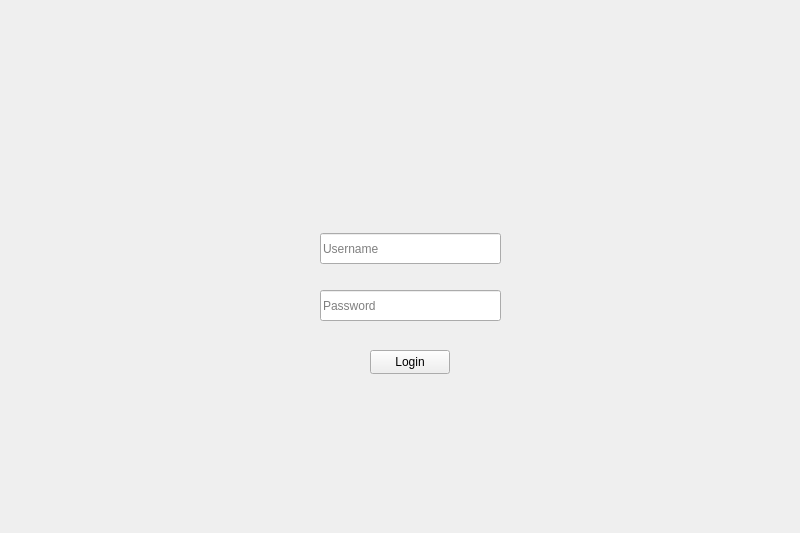
<?xml version="1.0" encoding="UTF-8"?>
<ui version="4.0">
 <class>MainWindow</class>
 <widget class="QMainWindow" name="MainWindow">
  <property name="geometry">
   <rect>
    <x>0</x>
    <y>0</y>
    <width>800</width>
    <height>533</height>
   </rect>
  </property>
  <property name="minimumSize">
   <size>
    <width>800</width>
    <height>533</height>
   </size>
  </property>
  <property name="maximumSize">
   <size>
    <width>800</width>
    <height>533</height>
   </size>
  </property>
  <property name="windowTitle">
   <string>Login</string>
  </property>
  <widget class="QWidget" name="centralwidget">
   <widget class="QLabel" name="label">
    <property name="geometry">
     <rect>
      <x>0</x>
      <y>0</y>
      <width>801</width>
      <height>541</height>
     </rect>
    </property>
    <property name="text">
     <string/>
    </property>
    <property name="pixmap">
     <pixmap resource="assets.qrc">:/assets/assets/background.jpg</pixmap>
    </property>
    <property name="scaledContents">
     <bool>true</bool>
    </property>
   </widget>
   <widget class="QPushButton" name="loginButton">
    <property name="geometry">
     <rect>
      <x>370</x>
      <y>350</y>
      <width>80</width>
      <height>24</height>
     </rect>
    </property>
    <property name="text">
     <string>Login</string>
    </property>
   </widget>
   <widget class="QLineEdit" name="usernameEdit">
    <property name="geometry">
     <rect>
      <x>320</x>
      <y>233</y>
      <width>181</width>
      <height>31</height>
     </rect>
    </property>
    <property name="echoMode">
     <enum>QLineEdit::Normal</enum>
    </property>
    <property name="placeholderText">
     <string>Username</string>
    </property>
   </widget>
   <widget class="QLineEdit" name="passwordEdit">
    <property name="geometry">
     <rect>
      <x>320</x>
      <y>290</y>
      <width>181</width>
      <height>31</height>
     </rect>
    </property>
    <property name="echoMode">
     <enum>QLineEdit::Password</enum>
    </property>
    <property name="placeholderText">
     <string>Password</string>
    </property>
   </widget>
  </widget>
 </widget>
 <resources>
  <include location="assets.qrc"/>
 </resources>
 <connections/>
</ui>
